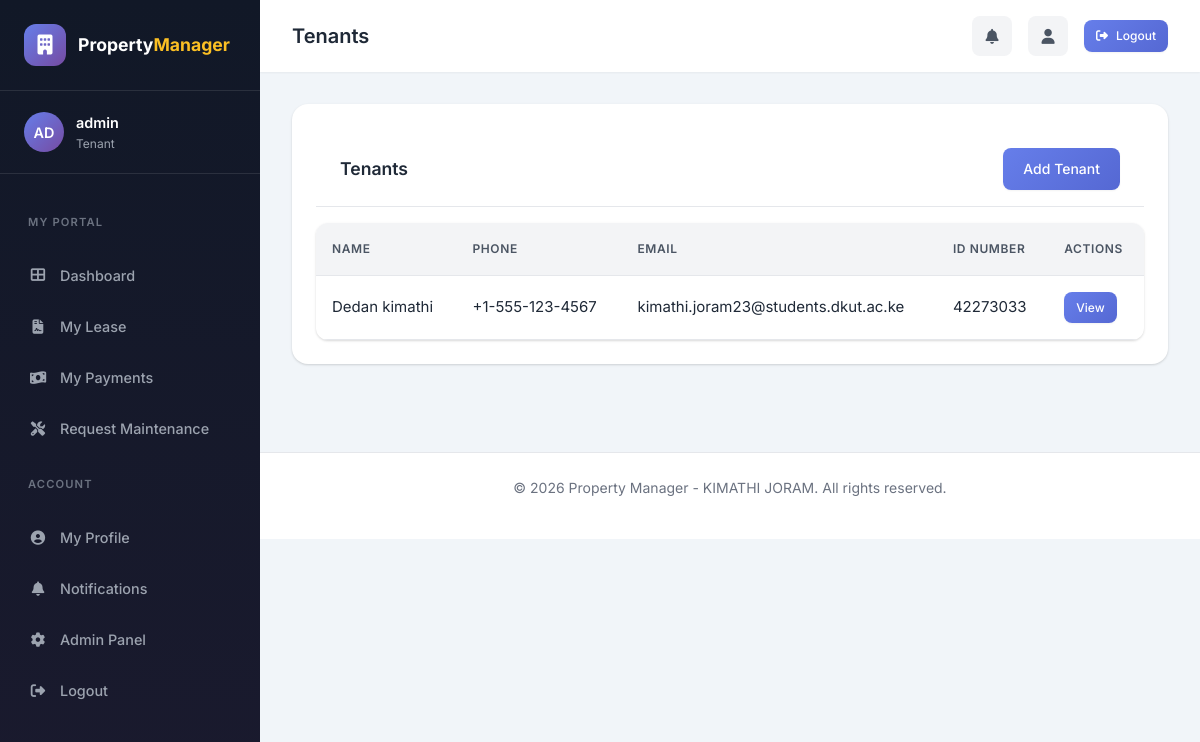
The app's page /tenants/ (signed in) with its own data.
### apartments/models.py (models this page shows, shortened)
class UserProfile(models.Model):
    ROLE_CHOICES = [
        ('admin', 'System Administrator'),
        ('owner', 'Property Owner'),
        ('manager', 'Property Manager'),
        ('accountant', 'Accountant / Finance Officer'),
        ('maintenance', 'Maintenance Staff'),
        ('security', 'Security / Gate Officer'),
        ('tenant', 'Tenant'),
    ]
    user = models.OneToOneField(User, on_delete=models.CASCADE, related_name='profile')
    role = models.CharField(max_length=20, choices=ROLE_CHOICES, default='tenant')
    phone = models.CharField(max_length=20, blank=True)
    national_id = models.CharField(max_length=20, blank=True, help_text="National ID/Passport")
    profile_photo = models.ImageField(upload_to='profiles/', blank=True, null=True)
    date_of_birth = models.DateField(null=True, blank=True)
    address = models.TextField(blank=True)
    city = models.CharField(max_length=100, blank=True)
    county = models.CharField(max_length=100, blank=True)
    postal_code = models.CharField(max_length=20, blank=True)
    kra_pin = models.CharField(max_length=20, blank=True, help_text="KRA PIN (Kenya)")
    years_experience = models.IntegerField(default=0, blank=True)
    company_name = models.CharField(max_length=200, blank=True)
    license_number = models.CharField(max_length=100, blank=True)
    skill_type = models.CharField(max_length=100, blank=True, help_text="For maintenance: Plumber, Electrician, etc.")
    bank_name = models.CharField(max_length=100, blank=True)
    account_number = models.CharField(max_length=50, blank=True)
    bank_branch = models.CharField(max_length=100, blank=True)
    mpesa_paybill = models.CharField(max_length=50, blank=True)
    mpesa_till = models.CharField(max_length=50, blank=True)
    can_add_tenants = models.BooleanField(default=False, help_text="Can add new tenants")
    can_approve_payments = models.BooleanField(default=False, help_text="Can approve payments")
    can_view_reports = models.BooleanField(default=False, help_text="Can view financial reports")
    can_create_lease = models.BooleanField(default=False, help_text="Can create lease agreements")
    can_create_payment = models.BooleanField(default=False, help_text="Can record payments")
    can_create_maintenance = models.BooleanField(default=False, help_text="Can create maintenance requests")
    can_manage_properties = models.BooleanField(default=False, help_text="Can add/edit properties")
    can_manage_apartments = models.BooleanField(default=False, help_text="Can add/edit apartments")
    can_manage_users = models.BooleanField(default=False, help_text="Can manage user accounts")
    can_view_all_payments = models.BooleanField(default=False, help_text="Can view all payment records")
    can_view_all_maintenance = models.BooleanField(default=False, help_text="Can view all maintenance requests")
    assigned_property = models.ForeignKey('Property', on_delete=models.SET_NULL, null=True, blank=True, related_name='assigned_staff')
    availability_status = models.CharField(max_length=20, choices=[
        ('available', 'Available'),
        ('busy', 'Busy'),
        ('off', 'Off Duty'),
    ], default='available')
    shift = models.CharField(max_length=20, choices=[
        ('day', 'Day'),
        ('night', 'Night'),
    ], blank=True)
    supervisor_name = models.CharField(max_length=200, blank=True)
    assigned_gate = models.CharField(max_length=50, blank=True)
    emergency_contact_name = models.CharField(max_length=200, blank=True)
    emergency_contact_phone = models.CharField(max_length=20, blank=True)
    emergency_contact_relation = models.CharField(max_length=50, blank=True)
    created_at = models.DateTimeField(auto_now_add=True)
    updated_at = models.DateTimeField(auto_now=True)

class Tenant(models.Model):
    GENDER_CHOICES = [
        ('male', 'Male'),
        ('female', 'Female'),
        ('other', 'Other'),
    ]
    user = models.OneToOneField(User, on_delete=models.CASCADE, null=True, blank=True, related_name='tenant_profile')
    first_name = models.CharField(max_length=100)
    last_name = models.CharField(max_length=100)
    email = models.EmailField(blank=True, db_index=True)
    phone = models.CharField(max_length=20, db_index=True)
    alternative_phone = models.CharField(max_length=20, blank=True)
    gender = models.CharField(max_length=10, choices=GENDER_CHOICES, default='male', db_index=True)
    id_number = models.CharField(max_length=20, help_text="National ID/Passport number", db_index=True)
    date_of_birth = models.DateField(null=True, blank=True)
    occupation = models.CharField(max_length=200, blank=True)
    employer = models.CharField(max_length=200, blank=True)
    monthly_income = models.DecimalField(max_digits=12, decimal_places=2, null=True, blank=True)
    employer_contact = models.CharField(max_length=200, blank=True)
    next_of_kin_name = models.CharField(max_length=200, blank=True)
    next_of_kin_contact = models.CharField(max_length=20, blank=True)
    id_copy = models.ImageField(upload_to='tenants/ids/', blank=True, null=True)
    lease_agreement = models.FileField(upload_to='tenants/leases/', blank=True, null=True)
    photo = models.ImageField(upload_to='tenants/', blank=True, null=True)
    emergency_contact_name = models.CharField(max_length=200, blank=True)
    emergency_contact_phone = models.CharField(max_length=20, blank=True)
    created_at = models.DateTimeField(auto_now_add=True, db_index=True)
    updated_at = models.DateTimeField(auto_now=True)
    class Meta:
        ordering = ['-created_at']
        indexes = [
            models.Index(fields=['-created_at']),
            models.Index(fields=['last_name', 'first_name']),
        ]
    @property
    def full_name(self):
        return f"{self.first_name} {self.last_name}"

### apartments/views.py (the view, shortened to what this page needs)
# urls.py: path('tenants/', views.TenantListView.as_view(), name='tenant_list'),
class TenantListView(ListView):
    model = Tenant
    template_name = 'apartments/tenant_list.html'
    context_object_name = 'tenants'
    paginate_by = 10
    def get_queryset(self):
        user = self.request.user
        if user.is_superuser or user.is_staff:
            queryset = Tenant.objects.all()
        return queryset

### apartments/context_processors.py (called while the page is built, shortened)
def notification_count(request):
    from apartments.models import Notification, UserProfile
    unread_count = 0
    if request.user.is_authenticated:
        try:
            profile = request.user.profile
            user_role = profile.role if profile else None
            notifications = Notification.objects.filter(
                Q(recipient=request.user) | Q(recipient=None)
            )
            user_notifications = []
            for notif in notifications:
                if notif.recipient is not None and notif.recipient == request.user:
                    user_notifications.append(notif)
            unread_count = sum(1 for n in user_notifications if not n.is_read)
        except Exception:
            pass
    return {'unread_notification_count': unread_count}

### templates/apartments/tenant_list.html (shortened to what this page needs)
{% extends 'base.html' %}
{% block content %}
<div class="card">
    <div class="card-header">
        <h2 class="card-title">Tenants</h2>
        <a href="{% url 'tenant_create' %}" class="btn btn-primary">Add Tenant</a>
    </div>
    <div class="table-container">
        <table>
            <thead>
                <tr>
                    <th>Name</th>
                    <th>Phone</th>
                    <th>Email</th>
                    <th>ID Number</th>
                    <th>Actions</th>
                </tr>
            </thead>
            <tbody>
                {% for tenant in tenants %}
                <tr>
                    <td>{{ tenant.full_name }}</td>
                    <td>{{ tenant.phone }}</td>
                    <td>{{ tenant.email|default:"-" }}</td>
                    <td>{{ tenant.id_number }}</td>
                    <td>
                        <a href="{% url 'tenant_detail' tenant.pk %}" class="btn btn-sm btn-primary">View</a>
                    </td>
                </tr>
                {% empty %}
                <tr>
                    <td colspan="5" style="text-align: center; color: #666;">No tenants found</td>
                </tr>
                {% endfor %}
            </tbody>
        </table>
    </div>
</div>
{% endblock %}

### templates/base.html (shortened to what this page needs)
{% load static %}
    <!DOCTYPE html>
<html lang="en">
<head>
    <link rel="stylesheet" href="https://cdnjs.cloudflare.com/ajax/libs/font-awesome/6.4.0/css/all.min.css">
    <link rel="stylesheet" href="{% static 'style.css' %}">
</head>
<body class="{% block body_class %}{% endblock %}" oncontextmenu="return {% if user.is_staff or user.is_superuser %}true{% else %}false{% endif %};" onselectstart="return {% if user.is_staff or user.is_superuser %}true{% else %}false{% endif %};" oncopy="return {% if user.is_staff or user.is_superuser %}true{% else %}false{% endif %};" style="">
    <div class="app-container">
        {% if user.is_authenticated %}
        <aside class="sidebar">
            <div class="sidebar-header">
                <a href="{% url 'dashboard' %}" class="logo">
                    <div class="logo-icon">
                        <i class="fas fa-building"></i>
                    </div>
                    <div class="logo-text">Property<span>Manager</span></div>
                </a>
            </div>
            <div class="sidebar-user">
                <div class="user-avatar">{% if user.get_initials %}{{ user.get_initials }}{% else %}{{ user.username|slice:"2"|upper }}{% endif %}</div>
                <div class="user-info">
                    <div class="user-name">{{ user.get_full_name|default:user.username }}</div>
                    <div class="user-role">{% if user.profile %}{{ user.profile.get_role_display }}{% else %}User{% endif %}</div>
                </div>
            </div>
            <nav class="nav-menu">
                {% if user.profile.role == 'tenant' %}
                <div class="nav-section">
                    <div class="nav-section-title">My Portal</div>
                </div>
                <div class="nav-item">
                    <a href="{% url 'dashboard' %}" class="nav-link {% if request.path == '/' %}active{% endif %}">
                        <i class="fas fa-th-large"></i>
                        <span>Dashboard</span>
                    </a>
                </div>
                <div class="nav-item">
                    <a href="{% url 'lease_list' %}" class="nav-link {% if '/leases' in request.path %}active{% endif %}">
                        <i class="fas fa-file-contract"></i>
                        <span>My Lease</span>
                    </a>
                </div>
                <div class="nav-item">
                    <a href="{% url 'payment_list' %}" class="nav-link {% if '/payments' in request.path %}active{% endif %}">
                        <i class="fas fa-money-bill-wave"></i>
                        <span>My Payments</span>
                    </a>
                </div>
                <div class="nav-item">
                    <a href="{% url 'maintenance_list' %}" class="nav-link {% if '/maintenance' in request.path %}active{% endif %}">
                        <i class="fas fa-tools"></i>
                        <span>Request Maintenance</span>
                    </a>
                </div>
                {% endif %}
                <div class="nav-section">
                    <div class="nav-section-title">Account</div>
                </div>
                <div class="nav-item">
                    <a href="{% url 'profile' %}" class="nav-link {% if '/profile' in request.path %}active{% endif %}">
                        <i class="fas fa-user-circle"></i>
                        <span>My Profile</span>
                    </a>
                </div>
                <div class="nav-item">
                    <a href="{% url 'notifications_list' %}" class="nav-link {% if '/notifications' in request.path %}active{% endif %}">
                        <i class="fas fa-bell"></i>
                        <span>Notifications</span>
                    </a>
                </div>
                {% if user.is_staff %}
                <div class="nav-item">
                    <a href="{% url 'admin:index' %}" target="_blank" class="nav-link">
                        <i class="fas fa-cog"></i>
                        <span>Admin Panel</span>
                    </a>
                </div>
                {% endif %}
                <div class="nav-item">
                    <a href="{% url 'logout' %}" class="nav-link">
                        <i class="fas fa-sign-out-alt"></i>
                        <span>Logout</span>
                    </a>
                </div>
            </nav>
        </aside>
        {% endif %}
        <main class="main-content">
            <header class="top-header">
                <h1 class="page-title">
                    {% if request.path == '/' %}Dashboard{% elif '/properties' in request.path %}Properties{% elif '/apartments' in request.path %}Apartments{% elif '/tenants' in request.path %}Tenants{% elif '/leases' in request.path %}Leases{% elif '/payments' in request.path %}Payments{% elif '/expenses' in request.path %}Expenses{% elif '/maintenance' in request.path %}Maintenance{% elif '/gis' in request.path %}GIS Map{% elif '/reports' in request.path %}Reports{% else %}Property Manager{% endif %}
                </h1>
                <div class="header-actions">
                    <a href="{% url 'notifications_list' %}" class="header-btn">
                        <i class="fas fa-bell"></i>
                    </a>
                    <a href="{% url 'profile' %}" class="header-btn">
                        <i class="fas fa-user"></i>
                    </a>
                    <a href="{% url 'logout' %}" class="btn btn-primary btn-sm">
                        <i class="fas fa-sign-out-alt"></i> Logout
                    </a>
                </div>
            </header>
            <div class="container">
                {% block content %}{% endblock %}
            </div>
            <footer class="footer">
                <p>&copy; 2026 Property Manager - KIMATHI JORAM. All rights reserved.</p>
            </footer>
        </main>
    </div>
</body>
</html>

### records on screen
Tenant: full_name "Dedan kimathi", phone "+1-555-123-4567", email "kimathi.joram23@students.dkut.ac.ke", id_number "42273033"

### other values on screen
{{ user.username|slice:"2"|upper }} "AD"
{{ user.get_full_name|default:user.username }} "admin"
{{ user.profile.get_role_display }} "Tenant"
